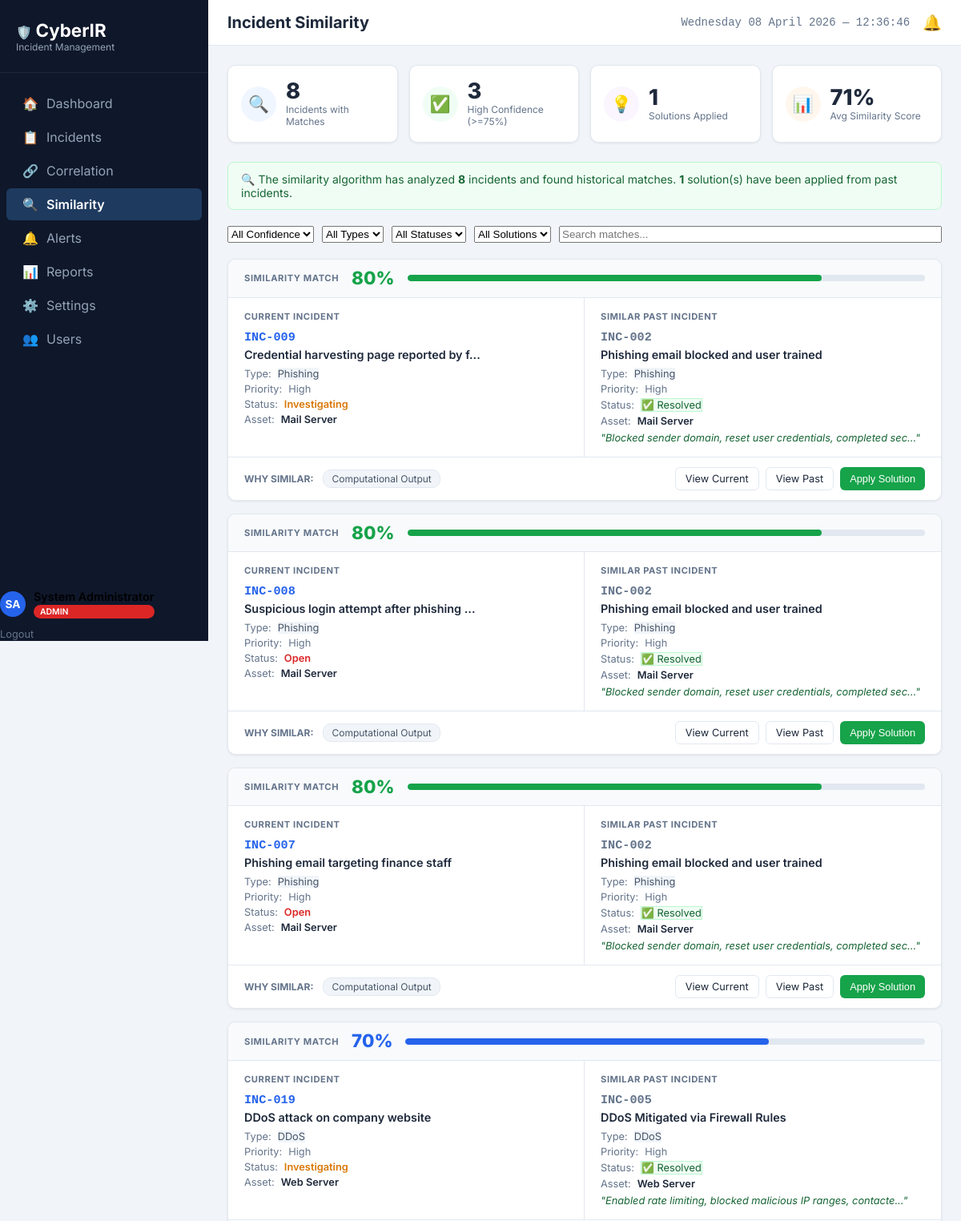
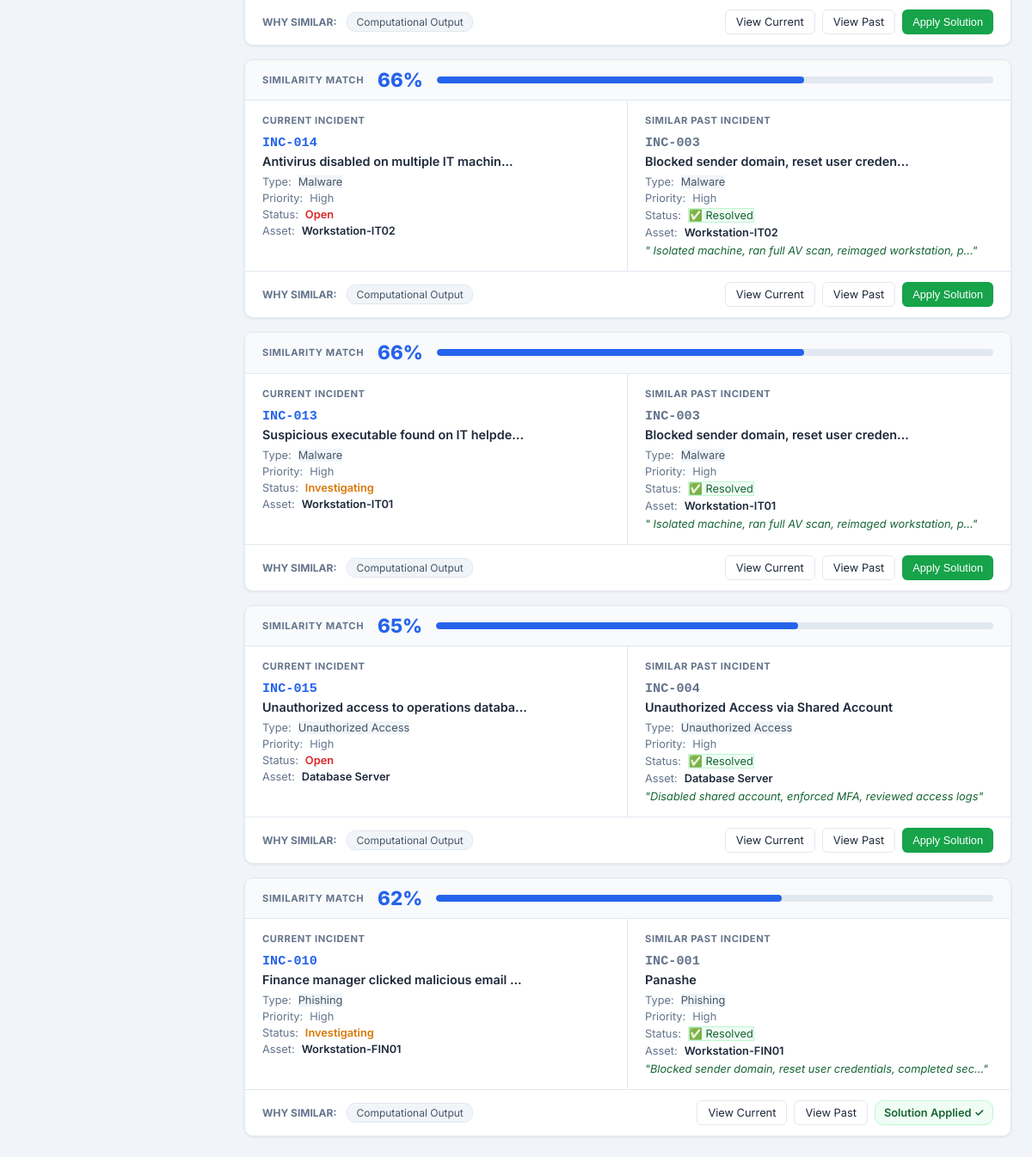
Screenshot of /similarity (signed in) with the database file from the repository (2 pictures, top to bottom).
### tables this page shows
CREATE TABLE users (
    id INTEGER PRIMARY KEY AUTOINCREMENT,
    full_name TEXT NOT NULL,
    email TEXT UNIQUE NOT NULL,
    phone_number TEXT,
    password_hash TEXT NOT NULL,
    role TEXT NOT NULL CHECK(role IN ('Admin', 'Analyst', 'Viewer')),
    has_admin_privileges BOOLEAN DEFAULT 0,
    is_active BOOLEAN DEFAULT 1,
    created_at TIMESTAMP DEFAULT CURRENT_TIMESTAMP,
    last_login TIMESTAMP,
    created_by INTEGER REFERENCES users(id)
, avatar_color TEXT DEFAULT "#2563eb");

CREATE TABLE incidents (
    id INTEGER PRIMARY KEY AUTOINCREMENT,
    incident_id TEXT UNIQUE NOT NULL,
    title TEXT NOT NULL,
    description TEXT,
    incident_type TEXT NOT NULL CHECK(incident_type IN ('Phishing','Malware','Data Breach','Ransomware','Unauthorized Access','DDoS','Insider Threat','Other')),
    affected_asset TEXT NOT NULL,
    affected_department TEXT,
    users_affected INTEGER DEFAULT 0,
    asset_criticality INTEGER CHECK(asset_criticality BETWEEN 1 AND 5),
    threat_severity INTEGER CHECK(threat_severity BETWEEN 1 AND 5),
    vulnerability_exposure INTEGER CHECK(vulnerability_exposure BETWEEN 1 AND 5),
    is_repeat BOOLEAN DEFAULT 0,
    risk_score REAL,
    priority TEXT CHECK(priority IN ('Critical','High','Medium','Low')),
    status TEXT DEFAULT 'Open' CHECK(status IN ('Open','Investigating','Resolved','Closed')),
    assigned_to INTEGER REFERENCES users(id),
    cluster_id TEXT,
    correlation_score REAL,
    similar_incident_id TEXT,
    similarity_score REAL,
    solution_applied_from TEXT,
    attack_indicators TEXT,
    ip_address TEXT,
    reported_date TIMESTAMP NOT NULL,
    investigating_started_date TIMESTAMP,
    resolved_date TIMESTAMP,
    closed_date TIMESTAMP,
    created_at TIMESTAMP DEFAULT CURRENT_TIMESTAMP,
    updated_at TIMESTAMP DEFAULT CURRENT_TIMESTAMP,
    resolution_notes TEXT,
    resolution_time_minutes INTEGER,
    created_by INTEGER NOT NULL REFERENCES users(id),
    updated_by INTEGER REFERENCES users(id)
);

### app.py (the view)
@app.route('/similarity')
@login_required
def similarity():
    try:
        db = get_db_connection()
        incidents_raw = db.execute('''
            SELECT i.*,
              si.incident_id as similar_to_id,
              si.title as similar_to_title,
              si.resolution_notes as similar_resolution,
              si.status as similar_status
            FROM incidents i
            LEFT JOIN incidents si ON i.similar_incident_id = si.incident_id
            WHERE i.similar_incident_id IS NOT NULL
            ORDER BY i.similarity_score DESC, i.reported_date DESC
        ''').fetchall()
        incidents_list = [dict(r) for r in incidents_raw]
        stats_c1 = db.execute("SELECT COUNT(*) as c FROM incidents WHERE similar_incident_id IS NOT NULL").fetchone()['c']
        stats_c2 = db.execute("SELECT COUNT(*) as c FROM incidents WHERE similarity_score >= 0.75").fetchone()['c']
        stats_c3 = db.execute("SELECT COUNT(*) as c FROM incidents WHERE solution_applied_from IS NOT NULL").fetchone()['c']
        avg_row = db.execute("SELECT AVG(similarity_score) as a FROM incidents WHERE similar_incident_id IS NOT NULL").fetchone()
        avg_sim = round(avg_row['a'] * 100) if avg_row and avg_row['a'] else 0
        return render_template('similarity.html',
            active_page='similarity',
            incidents=incidents_list,
            total_with_similarity=stats_c1,
            high_confidence=stats_c2,
            solution_applied=stats_c3,
            avg_similarity=avg_sim
        )
    except Exception as e:
        app.logger.error(f'Error in similarity: {str(e)}')
        if request.is_json:
            return jsonify({'success': False, 'message': 'An error occurred'}), 500
        flash('An error occurred. Please try again.', 'error')
        return redirect(url_for('dashboard'))

### templates/similarity.html (shortened to what this page needs)
{% extends 'base.html' %}
{% block page_title %}Incident Similarity{% endblock %}
{% block extra_css %}
<link rel="stylesheet" href="{{ url_for('static', filename='css/similarity.css') }}">
{% endblock %}
{% block content %}
<div class="metrics-grid">
    <div class="metric-card">
        <div class="metric-icon-circle icon-blue">🔍</div>
        <div>
            <div class="metric-count">{{ total_with_similarity }}</div>
            <div class="metric-label">Incidents with Matches</div>
        </div>
    </div>
    <div class="metric-card">
        <div class="metric-icon-circle icon-green">✅</div>
        <div>
            <div class="metric-count">{{ high_confidence }}</div>
            <div class="metric-label">High Confidence (>=75%)</div>
        </div>
    </div>
    <div class="metric-card">
        <div class="metric-icon-circle icon-purple">💡</div>
        <div>
            <div class="metric-count">{{ solution_applied }}</div>
            <div class="metric-label">Solutions Applied</div>
        </div>
    </div>
    <div class="metric-card">
        <div class="metric-icon-circle icon-orange">📊</div>
        <div>
            <div class="metric-count">{{ avg_similarity }}%</div>
            <div class="metric-label">Avg Similarity Score</div>
        </div>
    </div>
</div>
{% if total_with_similarity == 0 %}
<div class="info-banner" style="background: #f8fafc; border: 1px solid var(--border-color); color: #64748b;">
    No similarity matches yet. Matches appear here automatically when new incidents are logged and similar resolved incidents exist in the system.
</div>
{% else %}
<div class="info-banner">
    🔍 The similarity algorithm has analyzed <strong>{{ total_with_similarity }}</strong> incidents and found historical matches. <strong>{{ solution_applied }}</strong> solution(s) have been applied from past incidents.
</div>
{% endif %}
<div class="filter-bar" style="margin-bottom:20px; display:flex; gap:10px;">
    <select class="filter-select"><option>All Confidence</option></select>
    <select class="filter-select"><option>All Types</option></select>
    <select class="filter-select"><option>All Statuses</option></select>
    <select class="filter-select"><option>All Solutions</option></select>
    <input type="text" placeholder="Search matches..." class="filter-input" style="flex:1;">
</div>
{% if incidents|length == 0 %}
<div class="empty-state">
    <div class="empty-state-icon">🔍</div>
    <div style="font-weight:700; color:var(--text-primary); font-size:1.2rem; margin-bottom:8px;">No similarity matches found</div>
    <div style="color:var(--text-secondary);">Matches appear automatically when new incidents are logged against resolved footprints.</div>
</div>
{% else %}
<div class="similarity-list">
    {% for inc in incidents %}
    {% set score = (inc.similarity_score * 100)|round|int %}
    {% set s_color_class = 'score-low' %}
    {% set f_color_class = 'fill-low' %}
    {% if score >= 75 %}
        {% set s_color_class = 'score-high' %}
        {% set f_color_class = 'fill-high' %}
    {% elif score >= 50 %}
        {% set s_color_class = 'score-medium' %}
        {% set f_color_class = 'fill-medium' %}
    {% endif %}
    <div class="similarity-card">
        <div class="similarity-card-top-bar">
            <div class="similarity-label">SIMILARITY MATCH</div>
            <div class="similarity-score-large {{ s_color_class }}">{{ score }}%</div>
            <div class="similarity-progress-bar-container">
                <div class="similarity-progress-fill {{ f_color_class }} sim-fill" style="width:0%;" data-width="{{ score }}"></div>
            </div>
        </div>
        <div class="comparison-grid">
            <div class="comparison-column comparison-column-left">
                <div class="comparison-header">CURRENT INCIDENT</div>
                <a href="/incidents/{{ inc.incident_id }}" class="comparison-incident-id">{{ inc.incident_id }}</a>
                <div class="comparison-title">{{ inc.title[:40] }}{% if inc.title|length > 40 %}...{% endif %}</div>
                <div class="comparison-field-row">Type: <span class="badge" style="background:#f1f5f9; color:#475569;">{{ inc.incident_type }}</span></div>
                <div class="comparison-field-row">Priority: <span class="badge priority-{{ inc.priority|lower }}">{{ inc.priority }}</span></div>
                <div class="comparison-field-row">Status: <span class="badge status-{{ inc.status|lower|replace(' ', '-') }}">{{ inc.status }}</span></div>
                <div class="comparison-field-row">Asset: <span style="font-weight:600; color:var(--text-primary);">{{ inc.affected_asset }}</span></div>
            </div>
            <div class="comparison-column">
                <div class="comparison-header">SIMILAR PAST INCIDENT</div>
                <a href="/incidents/{{ inc.similar_to_id }}" class="comparison-incident-id" style="color:#64748b;">{{ inc.similar_to_id }}</a>
                <div class="comparison-title">{{ inc.similar_to_title[:40] }}{% if inc.similar_to_title|length > 40 %}...{% endif %}</div>
                <div class="comparison-field-row">Type: <span class="badge" style="background:#f1f5f9; color:#475569;">{{ inc.incident_type }}</span></div>
                <div class="comparison-field-row">Priority: <span class="badge priority-{{ inc.priority|lower }}">{{ inc.priority }}</span></div>
                <div class="comparison-field-row">Status: <span class="badge" style="background:#f0fdf4; color:#166534; border:1px solid #bbf7d0;">✅ {{ inc.similar_status }}</span></div>
                <div class="comparison-field-row">Asset: <span style="font-weight:600; color:var(--text-primary);">{{ inc.affected_asset }}</span></div>
                {% if inc.similar_resolution %}
                <div class="resolution-preview-text">
                    "{{ inc.similar_resolution[:60] }}{% if inc.similar_resolution|length > 60 %}...{% endif %}"
                </div>
                {% endif %}
            </div>
        </div>
        <div class="similarity-card-bottom-bar">
            <div style="font-size:0.75rem; font-weight:700; text-transform:uppercase; color:var(--text-secondary);">Why similar:</div>
            <div class="why-similar-tags-container">
                <span class="why-similar-tag">Computational Output</span>
            </div>
            <div class="action-buttons-row">
                <a href="/incidents/{{ inc.incident_id }}" class="btn-secondary" style="font-size:0.8rem; padding:6px 12px; text-decoration:none;">View Current</a>
                <a href="/incidents/{{ inc.similar_to_id }}" class="btn-secondary" style="font-size:0.8rem; padding:6px 12px; text-decoration:none;">View Past</a>
                {% if inc.solution_applied_from %}
                    <div class="solution-applied-badge">Solution Applied ✓</div>
                {% elif inc.similar_resolution and inc.status not in ['Resolved', 'Closed'] and current_user.role in ['Admin', 'Analyst'] %}
                    <button class="btn-primary apply-solution-trigger"
                        data-incident-id="{{ inc.incident_id }}"
                        data-source-id="{{ inc.similar_to_id }}"
                        data-resolution="{{ inc.similar_resolution|urlencode }}"
                        style="background:#16a34a; border-color:#16a34a; font-size:0.8rem; padding:6px 12px;">
                        Apply Solution
                    </button>
                {% endif %}
            </div>
        </div>
    </div>
    {% endfor %}
</div>
{% endif %}
{% endblock %}

### templates/base.html (shortened to what this page needs)
<!DOCTYPE html>
<html lang="en">
<head>
    <link rel="stylesheet" href="{{ url_for('static', filename='css/base.css') }}">
    {% block extra_css %}{% endblock %}
</head>
<body>
    <div class="sidebar">
        <div class="logo-area">
            🛡️ <span class="logo-text">CyberIR</span>
            <div class="subtitle">Incident Management</div>
        </div>
        <nav class="nav-links">
            <a href="{{ url_for('dashboard') }}" class="{{ 'active' if active_page == 'dashboard' else '' }}">
                <span class="icon">🏠</span> Dashboard
            </a>
            <a href="/incidents" class="{{ 'active' if active_page == 'incidents' else '' }}">
                <span class="icon">📋</span> Incidents
            </a>
            <a href="/correlation" class="{{ 'active' if active_page == 'correlation' else '' }}">
                <span class="icon">🔗</span> Correlation
            </a>
            <a href="/similarity" class="{{ 'active' if active_page == 'similarity' else '' }}">
                <span class="icon">🔍</span> Similarity
            </a>
            <a href="/alerts" class="{{ 'active' if active_page == 'alerts' else '' }}">
                <span class="icon">🔔</span> Alerts
            </a>
            {% if current_user.has_admin_privileges or current_user.role == 'Admin' %}
            <a href="/reports" class="{{ 'active' if active_page == 'reports' else '' }}">
                <span class="icon">📊</span> Reports
            </a>
            {% endif %}
            {% if current_user.role == 'Admin' %}
            <a href="/settings" class="{{ 'active' if active_page == 'settings' else '' }}">
                <span class="icon">⚙️</span> Settings
            </a>
            <a href="/users" class="{{ 'active' if active_page == 'users' else '' }}">
                <span class="icon">👥</span> Users
            </a>
            {% endif %}
        </nav>
        <div class="sidebar-user">
            <a href="/profile" class="sidebar-user-link" style="display:flex; align-items:center; gap:10px; text-decoration:none; color:inherit;">
                {% set initials = current_user.full_name[0].upper() ~ (current_user.full_name.split()[-1][0].upper() if current_user.full_name.split()|length > 1 else '') %}
                <div class="avatar-circle" id="sidebarAvatar" style="background: {{ current_user.avatar_color if current_user.avatar_color else '#2563eb' }}; width: 32px; height: 32px; border-radius: 50%; display: flex; align-items: center; justify-content: center; color: white; font-weight: 700; font-size: 0.85rem; flex-shrink: 0;">
                    {{ initials }}
                </div>
                <div class="sidebar-user-info" style="display:flex; flex-direction:column; min-width:0;">
                    <div class="sidebar-user-name" id="sidebarUserName" style="font-weight: 600; font-size: 0.9rem; white-space: nowrap; overflow: hidden; text-overflow: ellipsis;">
                        {{ current_user.full_name }}
                    </div>
                    <span class="role-badge role-{{ current_user.role|lower }}" style="margin-top:2px;">
                        {{ current_user.role }}
                    </span>
                </div>
            </a>
            <a href="/auth/logout" class="sidebar-logout" style="font-size:0.8rem; color:var(--text-secondary); text-decoration:none; margin-top:12px; display:inline-block;">
                Logout
            </a>
        </div>
    </div>
    <div class="main-wrapper">
        <header class="top-header">
            <h1 class="page-title">{% block page_title %}{% endblock %}</h1>
            <div class="header-right flex gap-3 align-center">
                <div class="datetime" id="liveClock"></div>
                <a href="/alerts" class="notification-icon">🔔</a>
            </div>
        </header>
        <main class="content-area">
            {% block content %}{% endblock %}
        </main>
    </div>
</body>
</html>

### rows the page displays
users: full_name "System Administrator", role "ADMIN"
incidents: score "80", incident_id "INC-009", title "Credential harvesting page reported by f", incident_type "Phishing", priority "High", status "Investigating", affected_asset "Mail Server", similar_to_id "INC-002", title "Phishing email blocked and user trained", similar_status "Resolved", resolution_notes "Blocked sender domain, reset user credentials, completed sec"
incidents: score "80", incident_id "INC-008", title "Suspicious login attempt after phishing", incident_type "Phishing", priority "High", status "Open", affected_asset "Mail Server", similar_to_id "INC-002", title "Phishing email blocked and user trained", similar_status "Resolved", resolution_notes "Blocked sender domain, reset user credentials, completed sec"
incidents: score "80", incident_id "INC-007", title "Phishing email targeting finance staff", incident_type "Phishing", priority "High", status "Open", affected_asset "Mail Server", similar_to_id "INC-002", title "Phishing email blocked and user trained", similar_status "Resolved", resolution_notes "Blocked sender domain, reset user credentials, completed sec"
incidents: score "70", incident_id "INC-019", title "DDoS attack on company website", incident_type "DDoS", priority "High", status "Investigating", affected_asset "Web Server", similar_to_id "INC-005", title "DDoS Mitigated via Firewall Rules", similar_status "Resolved", resolution_notes "Enabled rate limiting, blocked malicious IP ranges, contacte"
incidents: score "66", incident_id "INC-014", title "Antivirus disabled on multiple IT machin", incident_type "Malware", priority "High", status "Open", affected_asset "Workstation-IT02", similar_to_id "INC-003", title "Blocked sender domain, reset user creden", similar_status "Resolved", resolution_notes "Isolated machine, ran full AV scan, reimaged workstation, p"
incidents: score "66", incident_id "INC-013", title "Suspicious executable found on IT helpde", incident_type "Malware", priority "High", status "Investigating", affected_asset "Workstation-IT01", similar_to_id "INC-003", title "Blocked sender domain, reset user creden", similar_status "Resolved", resolution_notes "Isolated machine, ran full AV scan, reimaged workstation, p"
incidents: score "65", incident_id "INC-015", title "Unauthorized access to operations databa", incident_type "Unauthorized Access", priority "High", status "Open", affected_asset "Database Server", similar_to_id "INC-004", title "Unauthorized Access via Shared Account", similar_status "Resolved", resolution_notes "Disabled shared account, enforced MFA, reviewed access logs"
incidents: score "62", incident_id "INC-010", title "Finance manager clicked malicious email", incident_type "Phishing", priority "High", status "Investigating", affected_asset "Workstation-FIN01", similar_to_id "INC-001", title "Panashe", similar_status "Resolved", resolution_notes "Blocked sender domain, reset user credentials, completed sec", solution_applied_from "Solution Applied ✓"

### other values shown
{{ initials }} "SA"
{{ total_with_similarity }} "8"
{{ high_confidence }} "3"
{{ solution_applied }} "1"
{{ avg_similarity }} "71"
